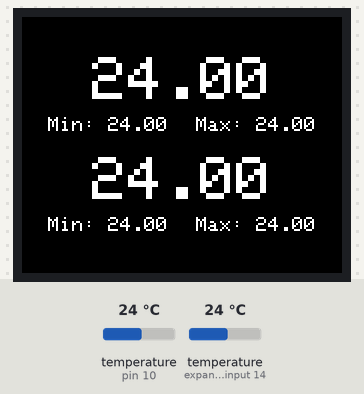
Recording of a program running on a simulated Arduino Micro, built with avr-gcc and run on an emulated ATmega32U4. Parts: 160×128 colour display. Inputs (shaded band) come from the test bench; at power-on: temperature (sensors on pin 10, expander input 14) 24 °C. What the program prints to the serial monitor is not drawn.

Above: at 2.8 s.
2.9 s: temperature (sensor on pin 10) set to 12 °C
At 4.4 s:
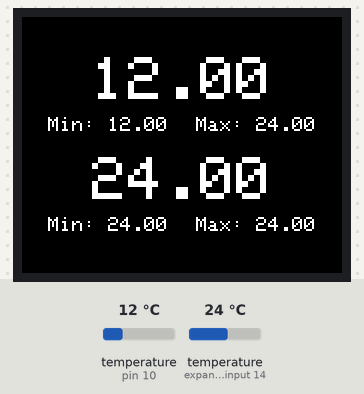
4.8 s: temperature (sensor on expander input 14) set to 28 °C
At 6.2 s:
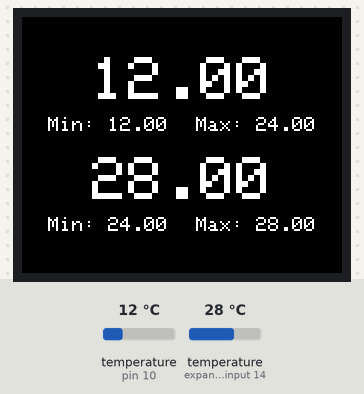
7.4 s: temperature (sensor on pin 10) set to 19 °C
At 9.2 s:
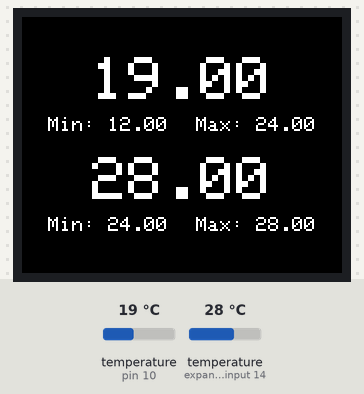
10.0 s: temperature (sensor on expander input 14) set to 12 °C
At 12.1 s:
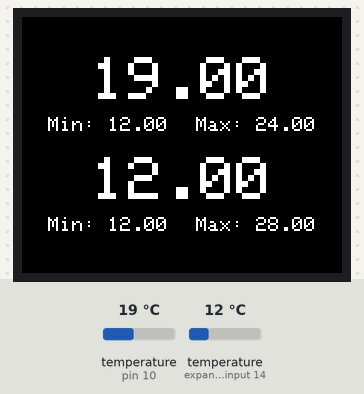
12.5 s: temperature (sensor on pin 10) set to 28 °C
At 13.9 s:
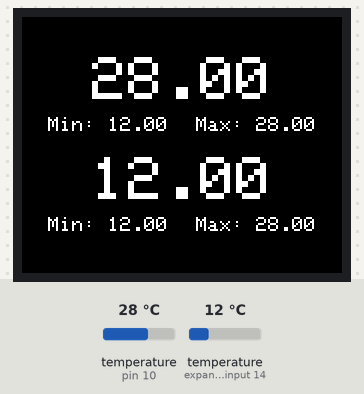
15.1 s: temperature (sensor on expander input 14) set to 19 °C
At 16.8 s:
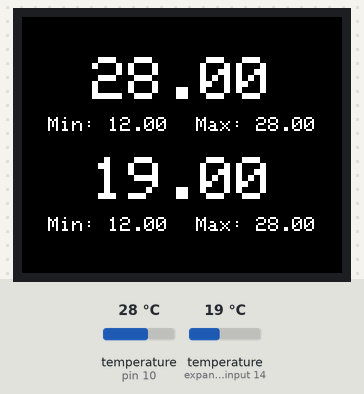
Timing chart, 0 to 18.3 s (numbered marks = the images above; inputs shaded):
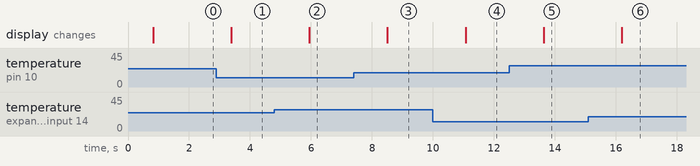

The program:

main.cpp
```cpp
#include <OneWire.h>
#include <DallasTemperature.h>
#include <TFT.h>
#include <SPI.h>

#define ONE_WIRE_BUS  10

#define SCREEN_CS     9
#define SCREEN_DC     7
#define SCREEN_RESET  8

OneWire oneWire(ONE_WIRE_BUS);
DallasTemperature sensors(&oneWire);

TFT screen = TFT(SCREEN_CS, SCREEN_DC, SCREEN_RESET);

class Text
{
  private:
    String lastText;
    int posX;
    int posY;
    float textSize;

  public:
    Text(int posX, int posY, float textSize):
      lastText(""), posX(posX), posY(posY), textSize(textSize) { }

    void update(String newText)
    {
      // prevent unnecessary updates
      if (newText == lastText) return;

      screen.setTextSize(textSize);

      // clear old text
      screen.stroke(0, 0, 0);
      screen.text(lastText.c_str(), posX, posY);

      // write new text
      screen.stroke(255, 255, 255);
      screen.text(newText.c_str(), posX, posY);

      lastText = newText;
    }
};

float temp1Min = +INFINITY;
float temp1Max = -INFINITY;

float temp2Min = +INFINITY;
float temp2Max = -INFINITY;

Text temp1Text(35, 20, 3.0);
Text temp1MinText(13, 50, 1.0);
Text temp1MaxText(87, 50, 1.0);

Text temp2Text(35, 70, 3.0);
Text temp2MinText(13, 100, 1.0);
Text temp2MaxText(87, 100, 1.0);

void setup(void)
{
  Serial.begin(9600);

  sensors.begin();

  screen.begin();
  screen.background(0, 0, 0);
  screen.setTextSize(3);
}

void loop(void)
{
  sensors.requestTemperatures();
  float temp1 = sensors.getTempCByIndex(0);
  float temp2 = sensors.getTempCByIndex(1);

  temp1Min = min(temp1Min, temp1);
  temp1Max = max(temp1Max, temp1);

  temp2Min = min(temp2Min, temp2);
  temp2Max = max(temp2Max, temp2);

  Serial.println(String("") + millis() + "," + temp1 + "," + temp2);

  temp1Text.update(String("") + temp1);
  temp1MinText.update(String("Min: ") + temp1Min);
  temp1MaxText.update(String("Max: ") + temp1Max);

  temp2Text.update(String("") + temp2);
  temp2MinText.update(String("Min: ") + temp2Min);
  temp2MaxText.update(String("Max: ") + temp2Max);

  delay(500);
}
```

Measured:
- after the input at 2.9 s, the display: changes after 0.48 s (image 1)
- after the input at 4.8 s, the display: changes after 1.1 s (image 2)
- after the input at 7.4 s, the display: changes after 1.1 s (image 3)
- after the input at 10.0 s, the display: changes after 1.1 s (image 4)
- after the input at 12.5 s, the display: changes after 1.1 s (image 5)
- after the input at 15.1 s, the display: changes after 1.1 s (image 6)
